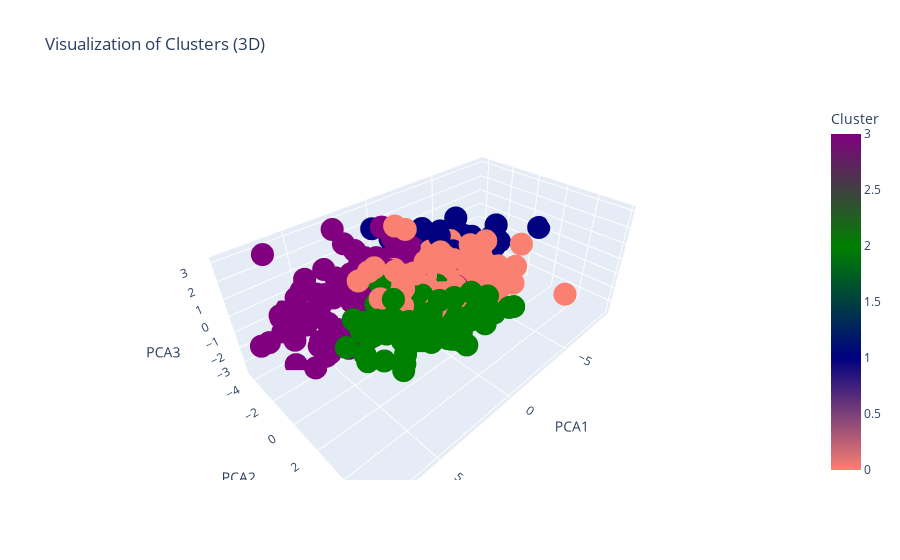

Notebook code for this chart:
### Code cell
visualize_clusters_3D_pca(biomarker_df_with_clusters, colors=color_palette)

### Figure 1 — Plotly figure (JSON) as saved in the notebook; plotly's stock layout.template omitted (floating-point values rounded to 4 significant figures; data arrays with more than 128 entries replaced by an {"elided": "..."} marker saying what was removed)
{"data": [{"hovertemplate": "PCA1=%{x}<br>PCA2=%{y}<br>PCA3=%{z}<br>Cluster=%{marker.color}<extra></extra>", "legendgroup": "", "marker": {"color": {"elided": "466 int values"}, "coloraxis": "coloraxis", "symbol": "circle"}, "mode": "markers", "name": "", "scene": "scene", "showlegend": false, "type": "scatter3d", "x": {"elided": "466 float values"}, "y": {"elided": "466 float values"}, "z": {"elided": "466 float values"}}], "layout": {"coloraxis": {"colorbar": {"title": {"text": "Cluster"}}, "colorscale": [[0, "salmon"], [0.3333, "navy"], [0.6667, "green"], [1, "purple"]]}, "legend": {"tracegroupgap": 0}, "scene": {"domain": {"x": [0, 1], "y": [0, 1]}, "xaxis": {"title": {"text": "PCA1"}}, "yaxis": {"title": {"text": "PCA2"}}, "zaxis": {"title": {"text": "PCA3"}}}, "title": {"text": "Visualization of Clusters (3D)"}}}
